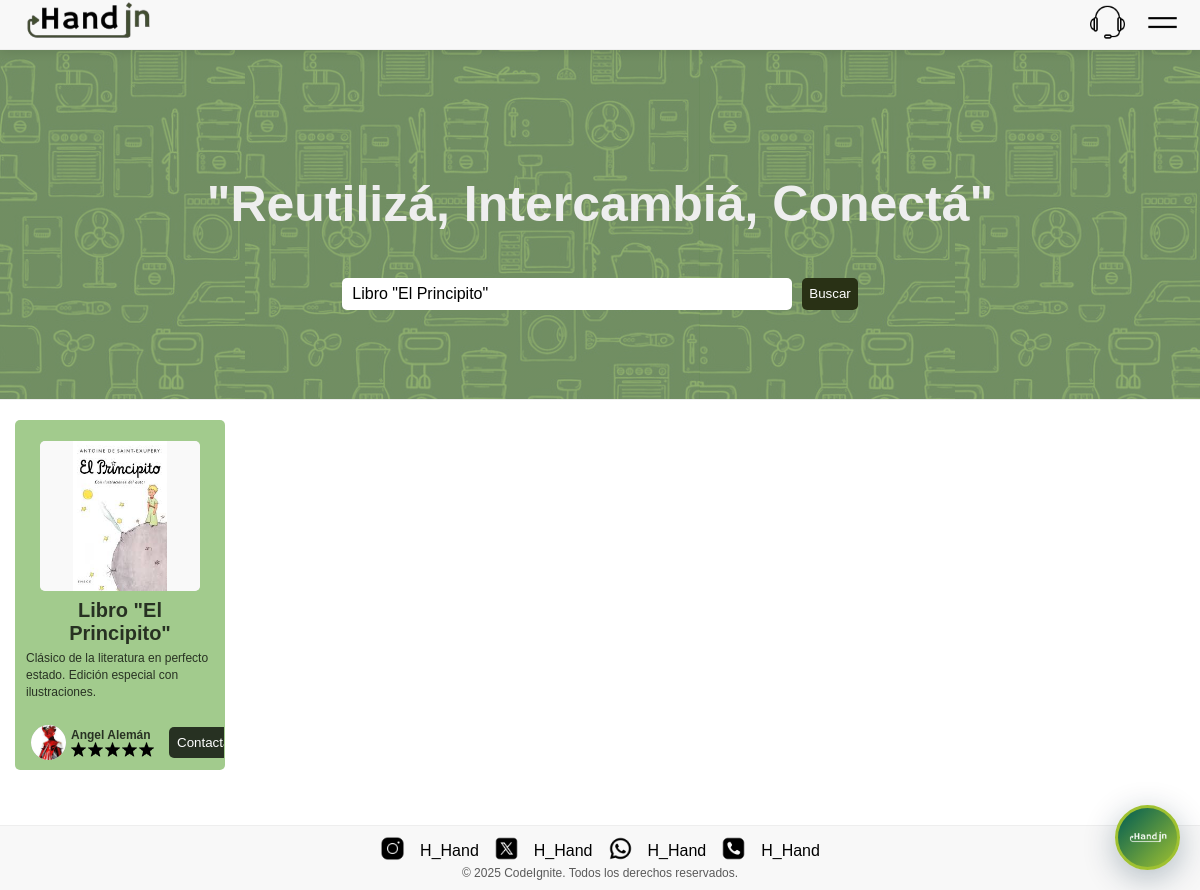
/index.php?busqueda=Libro "El Principito", run on the app's committed database.
### tables this page shows
CREATE TABLE IF NOT EXISTS `productos` (
  `id` int NOT NULL AUTO_INCREMENT,
  `user_id` int NOT NULL,
  `nombre` varchar(100) NOT NULL,
  `descripcion` text,
  `imagen` varchar(255) NOT NULL,
  `categoria` varchar(50) DEFAULT NULL,
  `estado` enum('disponible','intercambiado','reservado') DEFAULT 'disponible',
  `created_at` timestamp NULL DEFAULT CURRENT_TIMESTAMP,
  `updated_at` timestamp NULL DEFAULT CURRENT_TIMESTAMP ON UPDATE CURRENT_TIMESTAMP,
  PRIMARY KEY (`id`),
  KEY `user_id` (`user_id`)
);

CREATE TABLE IF NOT EXISTS `usuarios` (
  `id` int NOT NULL AUTO_INCREMENT,
  `fullname` varchar(100) NOT NULL,
  `username` varchar(50) NOT NULL,
  `email` varchar(100) NOT NULL,
  `phone` varchar(20) NOT NULL,
  `password` varchar(255) NOT NULL,
  `birthdate` date NOT NULL,
  `created_at` timestamp NULL DEFAULT CURRENT_TIMESTAMP,
  `updated_at` timestamp NULL DEFAULT CURRENT_TIMESTAMP ON UPDATE CURRENT_TIMESTAMP,
  `avatar_path` varchar(255) DEFAULT NULL COMMENT 'Ruta del archivo de avatar del usuario. NULL = usar avatar por defecto',
  PRIMARY KEY (`id`),
  UNIQUE KEY `username` (`username`),
  UNIQUE KEY `email` (`email`)
);

### index.php (the view, shortened to what this page needs)
<?php
require_once 'includes/functions.php';
$busqueda = isset($_GET['busqueda']) ? trim($_GET['busqueda']) : null;
$productos = getProductos(20, $busqueda);
include 'includes/header.php';
?>
<div class="main-wrapper">
    <div>
        <div class="navbar-container">
            <div class="quote"><p>"Reutilizá, Intercambiá, Conectá"</p></div>
            <div class="navbar">
                <form method="GET" action="index.php" style="display: flex; align-items: center;">
                    <input type="text" name="busqueda" placeholder="¿Qué te interesa?" class="inputnav" value="<?php echo htmlspecialchars($busqueda ?: ''); ?>">
                    <button class="btnnav" type="submit">Buscar</button>
                </form>
            </div>
        </div>
        <div class="cardscontainer">
            <?php if (!empty($productos)): ?>
                <?php foreach ($productos as $producto): ?>
                <div class="card">
                    <div class="cardcontent">
                        <div class="cardimg"><img src="<?php echo htmlspecialchars($producto['imagen']); ?>" alt="<?php echo htmlspecialchars($producto['nombre']); ?>"></div>
                        <div class="cardtitle"><?php echo htmlspecialchars($producto['nombre']); ?></div>
                        <div class="carddescription"><?php echo htmlspecialchars($producto['descripcion']); ?></div>
                    </div>
                    <div class="cardfooter">
                        <div class="sellerinfo">
                            <div class="profile">
                                <?php if (!empty($producto['avatar_path'])): ?>
                                    <img src="<?php echo htmlspecialchars($producto['avatar_path']); ?>"
                                         alt="Avatar de <?php echo htmlspecialchars($producto['vendedor_name']); ?>"
                                         style="width: 100%; height: 100%; border-radius: 50%; object-fit: cover;"
                                         onerror="this.style.display='none'; this.parentElement.style.backgroundColor='#C9F89B';">
                                <?php endif; ?>
                            </div>
                            <div class="usercontainer">
                                <div class="name"><?php echo htmlspecialchars($producto['vendedor_name']); ?></div>
                                <div class="stars">
                                    <?php echo generateStars($producto['promedio_estrellas']); ?>
                                </div>
                            </div>
                        </div>
                        <?php if (isLoggedIn() && $_SESSION['user_id'] == $producto['user_id']): ?>
                            <div class="owner-actions">
                                <button class="btn-edit" onclick="showWipMessage('Editar producto')" title="Editar producto (En desarrollo)">
                                    <i class="fas fa-edit"></i> Editar <span style="font-size: 0.8em; opacity: 0.7;">(WIP)</span>
                                </button>
                            </div>
                        <?php else: ?>
                            <button class="btncontact" onclick="contactarVendedor(<?php echo $producto['id']; ?>)">Contactar</button>
                        <?php endif; ?>
                    </div>
                </div>
                <?php endforeach; ?>
            <?php endif; ?>
        </div>
    </div>
</div>
<?php
include 'includes/footer.php';
?>

### includes/functions.php (shortened to what this page needs)
<?php
function isLoggedIn() {
    return isset($_SESSION['user_id']);
}
function getProductos($limit = null, $busqueda = null) {
    $pdo = getConnection();
    $sql = "SELECT p.*, u.username as vendedor_username, u.fullname as vendedor_name, u.avatar_path,
                   COALESCE(AVG(v.puntuacion), 0) as promedio_estrellas
            FROM productos p
            JOIN usuarios u ON p.user_id = u.id
            LEFT JOIN valoraciones v ON u.id = v.usuario_id
            WHERE p.estado = 'disponible'";
    $params = [];
    if ($busqueda) {
        $sql .= " AND (p.nombre LIKE ? OR p.descripcion LIKE ?)";
        $params[] = "%$busqueda%";
        $params[] = "%$busqueda%";
    }
    $sql .= " GROUP BY p.id ORDER BY p.created_at DESC";
    if ($limit) {
        $sql .= " LIMIT " . (int)$limit;
    }
    $stmt = $pdo->prepare($sql);
    $stmt->execute($params);
    return $stmt->fetchAll(PDO::FETCH_ASSOC);
}
function generateStars($rating, $max = 5) {
    $html = '';
    for ($i = 1; $i <= $max; $i++) {
        if ($i <= round($rating)) {
            $html .= '<img src="img/starfilled.png" alt="Estrella llena">';
        } else {
            $html .= '<img src="img/star.png" alt="Estrella vacía">';
        }
    }
    return $html;
}
?>

### css/style.css (style rules this page uses)
* { font-family: Arial, sans-serif; padding: 0; margin: 0; box-sizing: border-box; user-select: none; }
.navbar-container { display: flex; flex-direction: column; justify-content: center; align-items: center; gap: 20px; padding: 10px 20px; background-color: #f1f1f1; width: auto; height: 50vh; border-bottom: 1px solid #eee; background-image: linear-gradient(rgba(0, 0, 0, 0.3), rgba(0, 0, 0, 0.3)), url('../img/fondito.png'); background-size: contain; background-position: center; margin-top: -70px; padding-top: 80px; }
.quote { color: #eee; font-size: 50px; font-weight: bold; text-align: center; margin: 20px 0; }
.inputnav { margin: 5px 0; padding-left: 2%; width: 450px; height: 32px; border-radius: 5px; border: none; background-color: white; font-size: 2vh; }
.inputnav::placeholder { color: rgba(0, 0, 0, 0.641); text-align: left; }
.btnnav { color:white; background-color: #293115; border: none; border-radius: 5px; width: 3.5rem; height: 32px; margin-left: 10px; }
.cardscontainer { padding: 5px 15px; gap: 30px; display: grid; grid-template-columns: repeat(5, 1fr); margin-bottom: 10px; margin-top: 15px; width: 100%; max-width: 100%; overflow-x: hidden; box-sizing: border-box; }
.card { height: auto; min-height: 280px; max-height: 350px; display: flex; flex-direction: column; justify-content: space-between; padding: 20px 10px 10px 10px; border-radius: 5px; border: 1px solid transparent; background-color:#A2CB8D; backdrop-filter: blur(10px); width: 100%; max-width: 100%; box-sizing: border-box; overflow: hidden; }
.cardcontent { display: flex; flex-direction: column; align-items: center; flex: 1; }
.cardimg { width: 85%; height: 150px; background-color: #eee; border-radius: 5px; margin-bottom: 8px; display: flex; align-items: center; justify-content: center; overflow: hidden; }
.cardimg img { width: 100%; height: 100%; object-fit: contain; border-radius: 5px; background-color: #f9f9f9; }
.cardfooter { display: flex; justify-content: space-between; align-items: center; width: 100%; margin-top: auto; }
.cardtitle { color: rgba(0, 0, 0, 0.755); font-size: 20px; font-weight: bold; text-align: center; }
.carddescription { color: rgba(0, 0, 0, 0.755); font-size: 12px; margin-top: 5px; text-align: left; flex: 1; display: -webkit-box; -webkit-line-clamp: 3; line-clamp: 3; -webkit-box-orient: vertical; overflow: hidden; text-overflow: ellipsis; line-height: 1.4; max-height: 50px; }
.sellerinfo { padding: 25px 10px 0px 5px; display: flex; align-items: center; justify-content: flex-start; width: 100%; }
.usercontainer { display: flex; flex-direction: column; align-items: flex-start; }
.profile { width: 35px; height: 35px; background-color: #ccc; border-radius: 50%; margin-right: 5px; display: flex; align-items: center; justify-content: center; overflow: hidden; }
.profile img { width: 100%; height: 100%; border-radius: 50%; object-fit: cover; }
.name { top: 15px; color: rgba(0, 0, 0, 0.755); font-size: 12px; font-weight: bold; text-align: left; }
.stars { display: flex; align-items: center; justify-content: center; gap: 2px; }
.stars img { width: 15px; height: 15px; }
.btncontact { color: white; background-color: rgba(0, 0, 0, 0.755); padding: 8px 8px; border-radius: 5px; border: none; margin: 25px 10px 0px 5px; }
body { min-height: 100vh; display: flex; flex-direction: column; padding-top: 70px; }
.main-wrapper { flex: 1; display: flex; flex-direction: column; }
.cardscontainer { flex: 1; min-height: 400px; }
@media only screen and (min-width: 992px) and (max-width: 1200px) { .cardscontainer { grid-template-columns: repeat(4, 1fr); } }
@media only screen and (min-width: 992px) and (max-width: 1200px) { .quote { font-size: 46px; } }
@media only screen and (min-width: 1200px) { .cardscontainer { grid-template-columns: repeat(5, 1fr); } }
@media only screen and (min-width: 1200px) { .quote { font-size: 50px; } }

### data on the page
productos: imagen (picture), nombre "Libro \"El Principito\"", descripcion "Clásico de la literatura en perfecto estado. Edición especial con ilustraciones.", user.avatar_path (picture), user.fullname "Angel Alemán"
